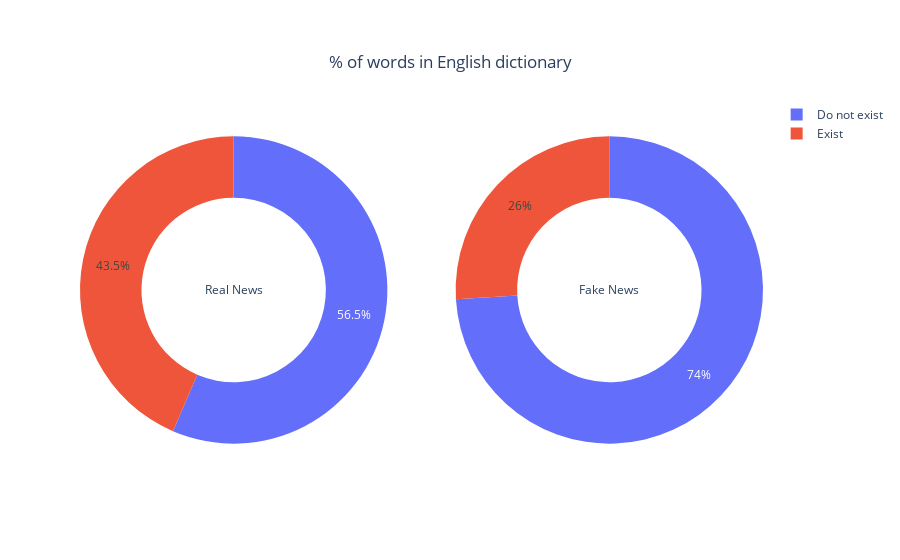

Notebook code for this chart:
### Code cell
fig = make_subplots(rows=1, cols=2, specs=[[{"type": "pie"}, {"type": "pie"}]])

fig.append_trace(go.Pie(values=[real_not_in_dict, real_in_dict], 
                        labels=['Do not exist', 'Exist'], hole=.6, 
                        title='Real News'), row=1, col=1)

fig.append_trace(go.Pie(values=[fake_not_in_dict, fake_in_dict], 
                        labels=['Do not exist', 'Exist'], hole=.6, 
                        title='Fake News'), row=1, col=2)

fig.update_layout( title = {
        'text': "% of words in English dictionary",
        'y':0.9,
        'x':0.5,
        'xanchor': 'center',
        'yanchor': 'top'
    })

fig.show()

### Figure 1 — Plotly figure (JSON) as saved in the notebook; plotly's stock layout.template omitted (floating-point values rounded to 4 significant figures)
{"data": [{"domain": {"x": [0, 0.45], "y": [0, 1]}, "hole": 0.6, "labels": ["Do not exist", "Exist"], "title": {"text": "Real News"}, "type": "pie", "values": [62434, 48141]}, {"domain": {"x": [0.55, 1], "y": [0, 1]}, "hole": 0.6, "labels": ["Do not exist", "Exist"], "title": {"text": "Fake News"}, "type": "pie", "values": [180507, 63280]}], "layout": {"title": {"text": "% of words in English dictionary", "x": 0.5, "xanchor": "center", "y": 0.9, "yanchor": "top"}}}
